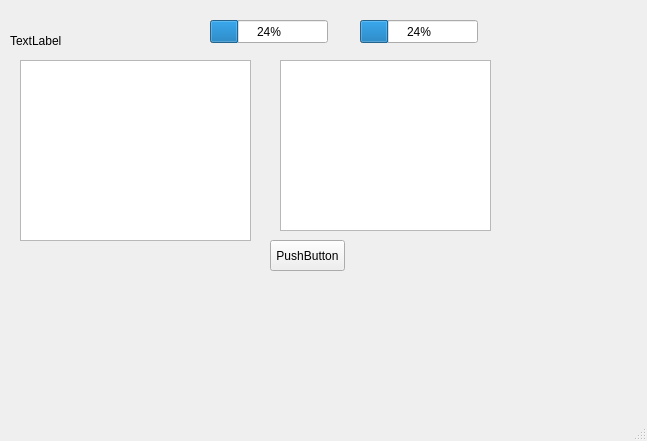
<?xml version="1.0" encoding="UTF-8"?>
<ui version="4.0">
 <class>Networkwindow</class>
 <widget class="QMainWindow" name="Networkwindow">
  <property name="geometry">
   <rect>
    <x>0</x>
    <y>0</y>
    <width>647</width>
    <height>441</height>
   </rect>
  </property>
  <property name="windowTitle">
   <string>MainWindow</string>
  </property>
  <widget class="QWidget" name="centralwidget">
   <widget class="QLabel" name="label">
    <property name="geometry">
     <rect>
      <x>10</x>
      <y>20</y>
      <width>141</width>
      <height>41</height>
     </rect>
    </property>
    <property name="text">
     <string>TextLabel</string>
    </property>
   </widget>
   <widget class="QPushButton" name="pushButton">
    <property name="geometry">
     <rect>
      <x>270</x>
      <y>240</y>
      <width>75</width>
      <height>31</height>
     </rect>
    </property>
    <property name="text">
     <string>PushButton</string>
    </property>
   </widget>
   <widget class="QListWidget" name="listWidget">
    <property name="geometry">
     <rect>
      <x>20</x>
      <y>60</y>
      <width>231</width>
      <height>181</height>
     </rect>
    </property>
   </widget>
   <widget class="QProgressBar" name="progressBar">
    <property name="geometry">
     <rect>
      <x>360</x>
      <y>20</y>
      <width>118</width>
      <height>23</height>
     </rect>
    </property>
    <property name="value">
     <number>24</number>
    </property>
   </widget>
   <widget class="QListWidget" name="listWidget_2">
    <property name="geometry">
     <rect>
      <x>280</x>
      <y>60</y>
      <width>211</width>
      <height>171</height>
     </rect>
    </property>
   </widget>
   <widget class="QProgressBar" name="progressBar_2">
    <property name="geometry">
     <rect>
      <x>210</x>
      <y>20</y>
      <width>118</width>
      <height>23</height>
     </rect>
    </property>
    <property name="value">
     <number>24</number>
    </property>
   </widget>
  </widget>
  <widget class="QStatusBar" name="statusbar"/>
 </widget>
 <resources/>
 <connections/>
</ui>
